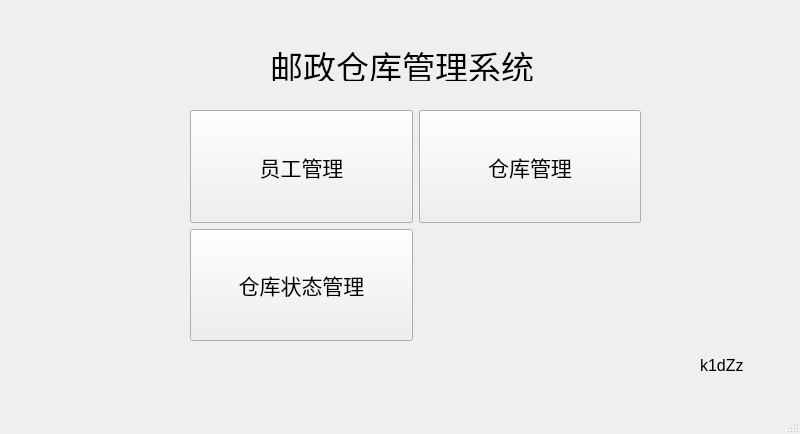
<?xml version="1.0" encoding="UTF-8"?>
<ui version="4.0">
 <class>MainWindow</class>
 <widget class="QMainWindow" name="MainWindow">
  <property name="geometry">
   <rect>
    <x>0</x>
    <y>0</y>
    <width>800</width>
    <height>434</height>
   </rect>
  </property>
  <property name="windowTitle">
   <string>仓库管理系统</string>
  </property>
  <widget class="QWidget" name="centralwidget">
   <widget class="QLabel" name="label">
    <property name="geometry">
     <rect>
      <x>270</x>
      <y>50</y>
      <width>271</width>
      <height>31</height>
     </rect>
    </property>
    <property name="font">
     <font>
      <pointsize>25</pointsize>
     </font>
    </property>
    <property name="text">
     <string>邮政仓库管理系统</string>
    </property>
   </widget>
   <widget class="QLabel" name="label_2">
    <property name="geometry">
     <rect>
      <x>700</x>
      <y>350</y>
      <width>61</width>
      <height>31</height>
     </rect>
    </property>
    <property name="font">
     <font>
      <pointsize>12</pointsize>
     </font>
    </property>
    <property name="text">
     <string>k1dZz</string>
    </property>
   </widget>
   <widget class="QWidget" name="layoutWidget">
    <property name="geometry">
     <rect>
      <x>190</x>
      <y>110</y>
      <width>451</width>
      <height>231</height>
     </rect>
    </property>
    <layout class="QGridLayout" name="gridLayout">
     <item row="1" column="0">
      <widget class="QPushButton" name="pushButton_module3">
       <property name="sizePolicy">
        <sizepolicy hsizetype="Minimum" vsizetype="Minimum">
         <horstretch>0</horstretch>
         <verstretch>0</verstretch>
        </sizepolicy>
       </property>
       <property name="font">
        <font>
         <pointsize>16</pointsize>
        </font>
       </property>
       <property name="text">
        <string>仓库状态管理</string>
       </property>
      </widget>
     </item>
     <item row="0" column="2">
      <widget class="QPushButton" name="pushButton_module1">
       <property name="sizePolicy">
        <sizepolicy hsizetype="Minimum" vsizetype="Minimum">
         <horstretch>0</horstretch>
         <verstretch>0</verstretch>
        </sizepolicy>
       </property>
       <property name="font">
        <font>
         <pointsize>16</pointsize>
        </font>
       </property>
       <property name="text">
        <string>仓库管理</string>
       </property>
      </widget>
     </item>
     <item row="0" column="0">
      <widget class="QPushButton" name="pushButton_module2">
       <property name="sizePolicy">
        <sizepolicy hsizetype="Minimum" vsizetype="Minimum">
         <horstretch>0</horstretch>
         <verstretch>0</verstretch>
        </sizepolicy>
       </property>
       <property name="font">
        <font>
         <pointsize>16</pointsize>
        </font>
       </property>
       <property name="text">
        <string>员工管理</string>
       </property>
      </widget>
     </item>
    </layout>
   </widget>
  </widget>
  <widget class="QMenuBar" name="menubar">
   <property name="geometry">
    <rect>
     <x>0</x>
     <y>0</y>
     <width>800</width>
     <height>17</height>
    </rect>
   </property>
  </widget>
  <widget class="QStatusBar" name="statusbar"/>
 </widget>
 <resources/>
 <connections/>
</ui>
